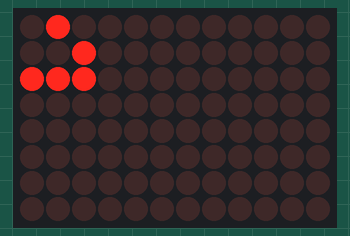
Recording of a sketch running on a simulated Arduino Uno R4 WiFi. Parts: 12×8 LED matrix. WiFi joins after 1.5 s; servers stay silent unless stated; what the sketch prints to the serial monitor is not drawn.

Above: at 1.6 s.
At 2.6 s:
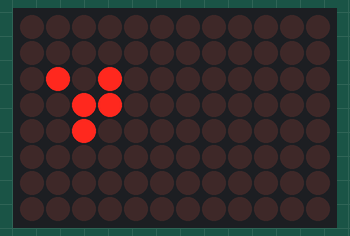
At 3.8 s:
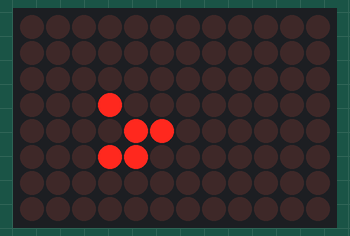
At 5.0 s:
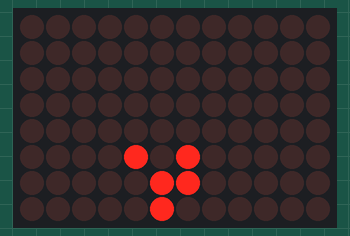
At 6.2 s:
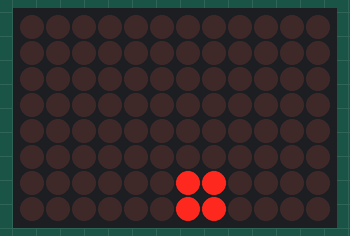
At 9.8 s:
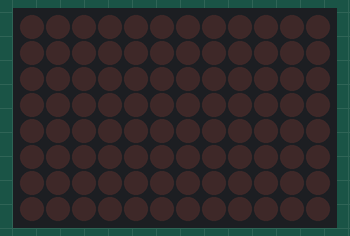

Measured:
- by itself, everything shown: repeats every 9.2 s, in 30 steps
- what the display in image 4 shows lasts 1.0 s, from 6.1 s to 7.1 s

The sketch:

GameOfLife.ino
```cpp
#include <WiFiS3.h>
#include "Arduino_LED_Matrix.h"

#define SECRET_SSID "CU_YJu9"  // Replace with your WiFi SSID
#define SECRET_PASS "mgqdngzq"  // Replace with your WiFi password

char ssid[] = SECRET_SSID;  // Your network SSID
char pass[] = SECRET_PASS;  // Your network password

WiFiServer server(80);  // Set up the web server on port 80

#define MAX_Y 8
#define MAX_X 12
#define TURN_DELAY 200  // Delay between each turn in milliseconds
#define TURNS_MAX 60    // Maximum number of turns before reset
#define NO_CHANGES_RESET 4  // Number of turns without changes before resetting
#define MAX_PATTERNS 4

unsigned long previousMillis = 0;
const long interval = 10000;  // Interval for sending LED matrix state to client (10 seconds)

int turns = 0;
int noChanges = 0;
uint8_t grid[MAX_Y][MAX_X] = {0};
int currentPattern = 0;

boolean cGrids[][MAX_Y][MAX_X] = {
    { /* Glider */
        {0, 1, 0, 0, 0, 0, 0, 0, 0, 0, 0, 0},
        {0, 0, 1, 0, 0, 0, 0, 0, 0, 0, 0, 0},
        {1, 1, 1, 0, 0, 0, 0, 0, 0, 0, 0, 0},
        {0, 0, 0, 0, 0, 0, 0, 0, 0, 0, 0, 0},
        {0, 0, 0, 0, 0, 0, 0, 0, 0, 0, 0, 0},
        {0, 0, 0, 0, 0, 0, 0, 0, 0, 0, 0, 0},
        {0, 0, 0, 0, 0, 0, 0, 0, 0, 0, 0, 0},
        {0, 0, 0, 0, 0, 0, 0, 0, 0, 0, 0, 0}
    }
};

ArduinoLEDMatrix matrix;

void setup() {
  Serial.begin(9600);
  matrix.begin();

  // Initialize WiFi
  connectToWiFi();

  resetGrid();
  displayGrid();
  server.begin();
}

void loop() {
  unsigned long currentMillis = millis();

  // Check if 10 seconds have passed to send the LED matrix state to client
  if (currentMillis - previousMillis >= interval) {
    previousMillis = currentMillis;
    sendLEDMatrixState();
  }

  // Game of Life logic
  delay(TURN_DELAY);
  playGoL();  // Play a turn of the Game of Life
  turns++;

  if (noChanges > NO_CHANGES_RESET || turns > TURNS_MAX) {
    resetGrid();  // Reset if no changes for several turns or max turns reached
  }

  displayGrid();  // Display the new grid state
}

// Function to play one turn of Conway's Game of Life
void playGoL() {
  boolean newGrid[MAX_Y][MAX_X] = {0};
  int changes = 0;

  for (int y = 0; y < MAX_Y; y++) {
    for (int x = 0; x < MAX_X; x++) {
      int neighbors = countNeighbours(y, x);
      if (grid[y][x] == 1) {
        newGrid[y][x] = (neighbors == 2 || neighbors == 3) ? 1 : 0;  // Live cell stays alive
      } else {
        newGrid[y][x] = (neighbors == 3) ? 1 : 0;  // Dead cell becomes alive
      }

      // Check if there are changes
      if (newGrid[y][x] != grid[y][x]) {
        changes++;
      }
    }
  }

  // Update the grid with the new state
  for (int y = 0; y < MAX_Y; y++) {
    for (int x = 0; x < MAX_X; x++) {
      grid[y][x] = newGrid[y][x];
    }
  }

  // If no changes, increase noChanges counter
  if (changes == 0) {
    noChanges++;
  } else {
    noChanges = 0;
  }
}

// Count neighbors for a given cell
int countNeighbours(int y, int x) {
  int count = 0;
  for (int i = -1; i <= 1; i++) {
    for (int j = -1; j <= 1; j++) {
      if (i == 0 && j == 0) continue;  // Skip the cell itself
      int ny = y + i;
      int nx = x + j;
      if (ny >= 0 && ny < MAX_Y && nx >= 0 && nx < MAX_X) {
        count += grid[ny][nx];
      }
    }
  }
  return count;
}

// Function to send the current LED matrix state to the connected client
void sendLEDMatrixState() {
  WiFiClient client = server.available();
  if (client) {
    String ledMatrixState = "";
    for (int y = 0; y < MAX_Y; y++) {
      for (int x = 0; x < MAX_X; x++) {
        ledMatrixState += String(grid[y][x]) + " ";
      }
      ledMatrixState += "\n";
    }

    // Send the LED matrix state to the client
    client.println("HTTP/1.1 200 OK");
    client.println("Content-Type: text/plain");
    client.println("Connection: close");
    client.println();
    client.println(ledMatrixState);
    client.stop();  // Close the connection

    Serial.println("LED Matrix state sent to client:");
    Serial.println(ledMatrixState);
  }
}

// Reset the grid to a predefined pattern
void resetGrid() {
  noChanges = 0;
  turns = 0;
  for (int y = 0; y < MAX_Y; y++) {
    for (int x = 0; x < MAX_X; x++) {
      grid[y][x] = cGrids[currentPattern][y][x];
    }
  }
  currentPattern = (currentPattern + 1) % MAX_PATTERNS;
}

// Display the grid on the LED matrix
void displayGrid() {
  matrix.renderBitmap(grid, MAX_Y, MAX_X);
}

// Connect to WiFi network
void connectToWiFi() {
  Serial.print("Connecting to ");
  Serial.println(ssid);
  while (WiFi.begin(ssid, pass) != WL_CONNECTED) {
    Serial.println("Failed to connect to WiFi. Retrying...");
    delay(10000);
  }
  Serial.println("Connected to WiFi");
  Serial.print("Server IP address: ");
  Serial.println(WiFi.localIP());
}
```
